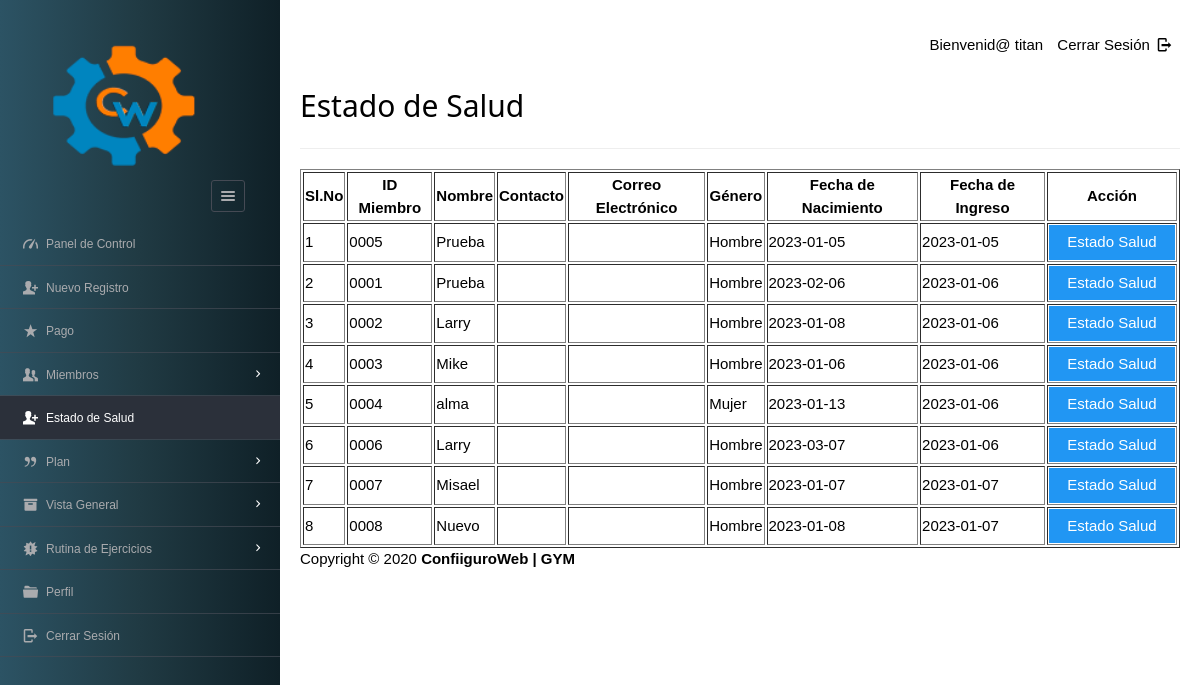
Screenshot of /dashboard/admin/new_health_status.php (signed in) with the database file from the repository.
### tables this page shows
CREATE TABLE `enrolls_to` (
  `et_id` int(5) NOT NULL,
  `pid` varchar(8) NOT NULL,
  `paid_date` varchar(15) DEFAULT NULL,
  `expire` varchar(15) DEFAULT NULL,
  `startDate` varchar(15) NOT NULL,
  `renewal` varchar(15) DEFAULT NULL,
  `uid` int(4) UNSIGNED ZEROFILL DEFAULT NULL
);

CREATE TABLE `users` (
  `userid` int(4) UNSIGNED ZEROFILL NOT NULL,
  `username` varchar(40) NOT NULL,
  `gender` varchar(8) NOT NULL,
  `phone` varchar(15) NOT NULL,
  `dob` varchar(10) NOT NULL,
  `joining_date` varchar(10) NOT NULL
);

### dashboard/admin/new_health_status.php (the view, shortened to what this page needs)
<?php
require '../../include/db_conn.php';
?>
<!DOCTYPE html>
<html lang="es">
<head>
  <link rel="stylesheet" href="../../css/style.css"  id="style-resource-5">
    <link rel="stylesheet" href="../../css/dashMain.css">
    <link rel="stylesheet" type="text/css" href="../../css/entypo.css">
	<link href="a1style.css" rel="stylesheet" type="text/css">
</head>
     <body class="page-body  page-fade" onload="collapseSidebar()">
    	<div class="page-container sidebar-collapsed" id="navbarcollapse">
		<div class="sidebar-menu">
			<header class="logo-env">
			<div class="logo">
				<a href="main.php">
					<img src="../../images/logo.png" alt="" width="192" height="80" />
				</a>
			</div>
					<div class="sidebar-collapse" onclick="collapseSidebar()">
				<a href="#" class="sidebar-collapse-icon with-animation">
					<i class="entypo-menu"></i>
				</a>
			</div>
			</header>
    		<?php include('nav.php'); ?>
    	</div>
    		<div class="main-content">
				<div class="row">
					<div class="col-md-6 col-sm-8 clearfix">
					</div>
					<div class="col-md-6 col-sm-4 clearfix hidden-xs">
						<ul class="list-inline links-list pull-right">
							<li>Bienvenid@ <?php echo $_SESSION['full_name']; ?>
							</li>
							<li>
								<a href="logout.php">
									Cerrar Sesión <i class="entypo-logout right"></i>
								</a>
							</li>
						</ul>
					</div>
				</div>
		<h2>Estado de Salud</h2>
		<hr />
		<table class="table table-bordered datatable" id="table-1" border=1>
			<thead>
				<tr><h2>
					<th>Sl.No</th>
					<th>ID Miembro</th>
					<th>Nombre</th>
					<th>Contacto</th>
					<th>Correo Electrónico</th>
					<th>Género</th>
					<th>Fecha de Nacimiento</th>
					<th>Fecha de Ingreso</th>
					<th>Acción</th></h2>
				</tr>
			</thead>
				<tbody>
						<?php
							$query  = "select * from users ORDER BY joining_date";
							$result = mysqli_query($con, $query);
							$sno    = 1;
							if (mysqli_affected_rows($con) != 0) {
							    while ($row = mysqli_fetch_array($result, MYSQLI_ASSOC)) {
							        $uid   = $row['userid'];
							        $query1  = "select * from enrolls_to WHERE uid='$uid' AND renewal='yes'";
							        $result1 = mysqli_query($con, $query1);
							        if (mysqli_affected_rows($con) == 1) {
							            while ($row1 = mysqli_fetch_array($result1, MYSQLI_ASSOC)) {
							                echo "<tr><td>".$sno."</td>";
							                echo "<td>" . $row['userid'] . "</td>";
							                echo "<td>" . $row['username'] . "</td>";
							                echo "<td>" . $row['mobile'] . "</td>";
							                echo "<td>" . $row['email'] . "</td>";
							                echo "<td>" . $row['gender'] . "</td>";
							                echo "<td>" . $row['dob'] . "</td>";
							                echo "<td>" . $row['joining_date'] ."</td>";
							                $uname=$row['username'];
							       			$udob=$row['dob'];
							        		$ujoing=$row['joining_date'];
							        		$ugender=$row['gender'];
							                $sno++;
							                echo "<td><form action='health_status_entry.php' method='post'><input type='hidden' name='uid' value='" . $uid . "'/>
							                <input type='hidden' name='uname' value='" . $uname . "'/>
							                <input type='hidden' name='udob' value='" . $udob . "'/>
							                <input type='hidden' name='ujoin' value='" . $ujoing . "'/>
							                <input type='hidden' name='ugender' value='" . $ugender . "'/><input type='submit' class='a1-btn a1-blue' id='button1' value='Estado Salud' class='btn btn-info'/></form></td></tr>";
							            }
							        }
							    }
							}
						?>
					</tbody>
				</table>
			<?php include('footer.php'); ?>
    	</div>
    </body>
</html>

### css/style.css (style rules this page uses)
html { font-size: 62.5%; font-family: sans-serif; }
div { display: block; }
body { font-family: "Noto Sans", sans-serif, "Helvetica Neue", Helvetica, Arial, sans-serif; font-size: 12px; line-height: 1.428571429; display: block; margin: 0; }
*, *:before, *:after { box-sizing: border-box; }
a { text-decoration: none; background: transparent; }
img { vertical-align: middle; }
img { border: 0; }
.logo img { width: 220px; height: 200px; }
input, button, select, textarea { font-family: inherit; font-size: inherit; line-height: inherit; }
button, input { line-height: normal; }
button, input, select, textarea { font-family: inherit; font-size: 100%; margin: 0; }
input { background-color: white; cursor: text; padding: 1px; border-width: 2px; border-style: inset; border-color: initial; border-image: initial; }
input, textarea, select, button { text-rendering: auto; color: initial; letter-spacing: normal; word-spacing: normal; text-transform: none; text-indent: 0px; text-shadow: none; display: inline-block; text-align: start; margin: 0em; font: 400 13.3333px Arial; }
button, html input[type="button"], input[type="reset"], input[type="submit"] { cursor: pointer; }
a { color: #373e4a; text-decoration: none; }
a { background: transparent; }
a { color: #373e4a; }
.page-container { position: relative; padding-left: 280px; }
.page-container .sidebar-menu { position: absolute; width: 280px; top: 0; left: 0; bottom: 0; background: #0F2027; background: -webkit-linear-gradient(to right, #2C5364, #203A43, #0F2027); background: linear-gradient(to right, #2C5364, #203A43, #0F2027); color: #aaabae; z-index: 1; min-height: 796px; box-sizing: border-box; }
.page-container .sidebar-menu .logo-env { width: 100%; padding: 35px; padding-bottom: 10px; box-sizing: border-box; }
.page-container .sidebar-menu .logo-env:before, .page-container .sidebar-menu .logo-env:after { content: " "; display: table; }
.page-container .sidebar-menu .logo-env > div { display: block; vertical-align: middle; white-space: nowrap; float: left; }
.page-container .sidebar-menu .logo-env > div > a { display: inline-block; color: #aaabae; }
.page-container .sidebar-menu .logo-env > div.sidebar-collapse, .page-container .sidebar-menu .logo-env > div.sidebar-mobile-menu { position: relative; float: right; }
.page-container .sidebar-menu .logo-env > div.sidebar-collapse a, .page-container .sidebar-menu .logo-env > div.sidebar-mobile-menu a { display: inline-block; border: 1px solid #454a54; text-align: center; padding: 0; line-height: 1; font-size: 20px; font-weight: 300; padding: 5px 2px; background-clip: padding-box; border-radius: 3px; transition: all 200ms ease-in-out; }
.page-container .sidebar-menu .logo-env .logo img { width: 180px; height: 150px; }
.page-container .sidebar-menu .logo-env:after { clear: both; }
ul, ol { margin-top: 0; margin-bottom: 8.5px; }
ul, menu, dir { display: block; list-style-type: disc; }
li { display: list-item; }
i, cite, em, var, address, dfn { font-style: italic; }

### css/entypo.css (style rules this page uses)
[class^="entypo-"]:before, [class*=" entypo-"]:before { font-family: "entypo"; font-style: normal; font-weight: normal; speak: none; display: inline-block; text-decoration: inherit; width: 1em; margin-right: .2em; text-align: center; font-variant: normal; text-transform: none; line-height: 1em; margin-left: .2em; }
.entypo-menu:before { content: '\e811'; }
.entypo-logout:before { content: '\e85d'; }

### dashboard/admin/new_health_status.php (style rules this page uses)
#button1 { width:126px; }

### rows the page displays
users: userid "0005", username "Prueba", gender "Hombre", dob "2023-01-05", joining_date "2023-01-05"
users: userid "0001", username "Prueba", gender "Hombre", dob "2023-02-06", joining_date "2023-01-06"
users: userid "0002", username "Larry", gender "Hombre", dob "2023-01-08", joining_date "2023-01-06"
users: userid "0003", username "Mike", gender "Hombre", dob "2023-01-06", joining_date "2023-01-06"
users: userid "0004", username "alma", gender "Mujer", dob "2023-01-13", joining_date "2023-01-06"
users: userid "0006", username "Larry", gender "Hombre", dob "2023-03-07", joining_date "2023-01-06"
users: userid "0007", username "Misael", gender "Hombre", dob "2023-01-07", joining_date "2023-01-07"
users: userid "0008", username "Nuevo", gender "Hombre", dob "2023-01-08", joining_date "2023-01-07"

### other values shown
$_SESSION['full_name'] "titan"
